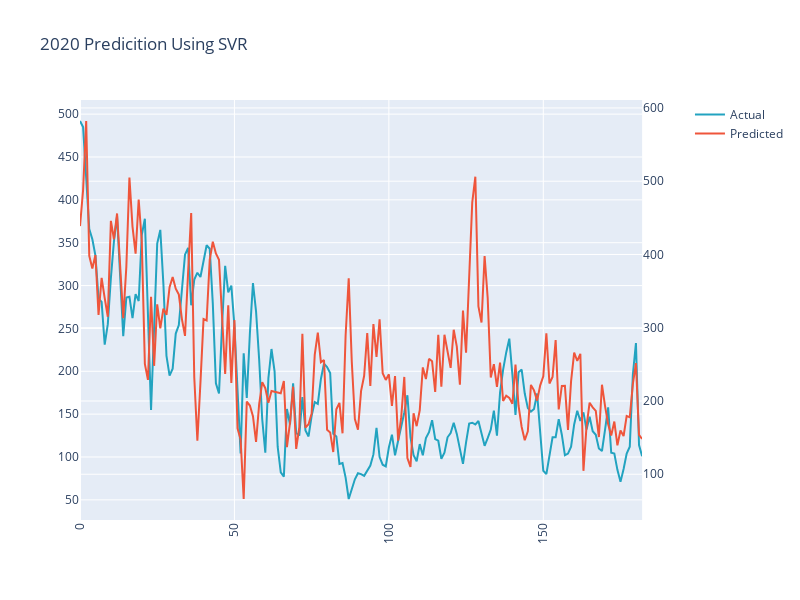

Notebook cell for this chart:
### Code cell
import plotly.graph_objects as go
from plotly.subplots import make_subplots

trace1 = go.Scatter(
   
    y=df_xg.iloc[:,-1],
    name="Actual",
    marker=dict(
        color='rgb(34,163,192)'
               )
)
trace2 = go.Scatter(
    y=df_xg.iloc[:,0],
    
    name='Predicted',
    yaxis='y2'

)
fig = make_subplots(specs=[[{"secondary_y": True}]])
fig.add_trace(trace1)
fig.add_trace(trace2,secondary_y=True)
fig['layout'].update(height = 600, width = 800, title = "2020 Predicition Using SVR",xaxis=dict(
      tickangle=-90
    ))
fig.show()

### Figure 1 — Plotly figure (JSON) as saved in the notebook; plotly's stock layout.template omitted (floating-point values rounded to 4 significant figures; data arrays with more than 128 entries replaced by an {"elided": "..."} marker saying what was removed)
{"data": [{"marker": {"color": "rgb(34,163,192)"}, "name": "Actual", "type": "scatter", "y": {"elided": "183 int values"}}, {"name": "Predicted", "type": "scatter", "xaxis": "x", "y": {"elided": "183 float values"}, "yaxis": "y2"}], "layout": {"height": 600, "title": {"text": "2020 Predicition Using SVR"}, "width": 800, "xaxis": {"anchor": "y", "domain": [0, 0.94], "tickangle": -90}, "yaxis": {"anchor": "x", "domain": [0, 1]}, "yaxis2": {"anchor": "x", "overlaying": "y", "side": "right"}}}
